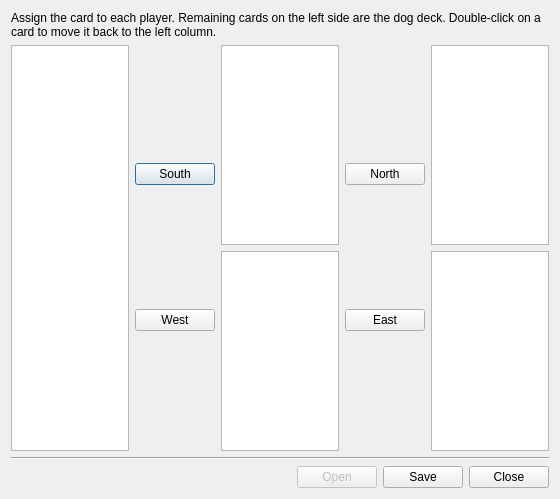
<?xml version="1.0" encoding="UTF-8"?>
<ui version="4.0">
 <class>DealEditorUI</class>
 <widget class="QDialog" name="DealEditorUI">
  <property name="geometry">
   <rect>
    <x>0</x>
    <y>0</y>
    <width>560</width>
    <height>499</height>
   </rect>
  </property>
  <property name="windowTitle">
   <string>Deal editor</string>
  </property>
  <layout class="QGridLayout" name="gridLayout">
   <item row="0" column="0">
    <widget class="QLabel" name="label">
     <property name="text">
      <string>Assign the card to each player. Remaining cards on the left side are the dog deck. Double-click on a card to move it back to the left column.</string>
     </property>
     <property name="wordWrap">
      <bool>true</bool>
     </property>
    </widget>
   </item>
   <item row="1" column="0">
    <layout class="QHBoxLayout" name="horizontalLayout">
     <item>
      <widget class="QListWidget" name="mainCardList"/>
     </item>
     <item>
      <layout class="QVBoxLayout" name="verticalLayout_4">
       <item>
        <widget class="QPushButton" name="toSouth">
         <property name="text">
          <string>South</string>
         </property>
         <property name="icon">
          <iconset resource="../../../assets/desktop.qrc">
           <normaloff>:/images/next.png</normaloff>:/images/next.png</iconset>
         </property>
        </widget>
       </item>
       <item>
        <widget class="QPushButton" name="toWest">
         <property name="text">
          <string>West</string>
         </property>
         <property name="icon">
          <iconset resource="../../../assets/desktop.qrc">
           <normaloff>:/images/next.png</normaloff>:/images/next.png</iconset>
         </property>
        </widget>
       </item>
      </layout>
     </item>
     <item>
      <layout class="QVBoxLayout" name="verticalLayout_2">
       <item>
        <widget class="QListWidget" name="southList"/>
       </item>
       <item>
        <widget class="QListWidget" name="westList"/>
       </item>
      </layout>
     </item>
     <item>
      <layout class="QVBoxLayout" name="verticalLayout_5">
       <item>
        <widget class="QPushButton" name="toNorth">
         <property name="text">
          <string>North</string>
         </property>
         <property name="icon">
          <iconset resource="../../../assets/desktop.qrc">
           <normaloff>:/images/next.png</normaloff>:/images/next.png</iconset>
         </property>
        </widget>
       </item>
       <item>
        <widget class="QPushButton" name="toEast">
         <property name="text">
          <string>East</string>
         </property>
         <property name="icon">
          <iconset resource="../../../assets/desktop.qrc">
           <normaloff>:/images/next.png</normaloff>:/images/next.png</iconset>
         </property>
        </widget>
       </item>
      </layout>
     </item>
     <item>
      <layout class="QVBoxLayout" name="verticalLayout_3">
       <item>
        <widget class="QListWidget" name="northList"/>
       </item>
       <item>
        <widget class="QListWidget" name="eastList"/>
       </item>
      </layout>
     </item>
    </layout>
   </item>
   <item row="2" column="0">
    <layout class="QVBoxLayout" name="verticalLayout">
     <item>
      <widget class="Line" name="line">
       <property name="orientation">
        <enum>Qt::Horizontal</enum>
       </property>
      </widget>
     </item>
     <item>
      <layout class="QHBoxLayout" name="horizontalLayout_2">
       <item>
        <spacer name="horizontalSpacer">
         <property name="orientation">
          <enum>Qt::Horizontal</enum>
         </property>
         <property name="sizeHint" stdset="0">
          <size>
           <width>40</width>
           <height>20</height>
          </size>
         </property>
        </spacer>
       </item>
       <item>
        <widget class="QPushButton" name="openButton">
         <property name="enabled">
          <bool>false</bool>
         </property>
         <property name="text">
          <string>Open</string>
         </property>
        </widget>
       </item>
       <item>
        <widget class="QPushButton" name="saveButton">
         <property name="text">
          <string>Save</string>
         </property>
        </widget>
       </item>
       <item>
        <widget class="QPushButton" name="pushButton_5">
         <property name="text">
          <string>Close</string>
         </property>
        </widget>
       </item>
      </layout>
     </item>
    </layout>
   </item>
  </layout>
 </widget>
 <resources>
  <include location="../../../assets/desktop.qrc"/>
 </resources>
 <connections>
  <connection>
   <sender>pushButton_5</sender>
   <signal>clicked()</signal>
   <receiver>DealEditorUI</receiver>
   <slot>accept()</slot>
   <hints>
    <hint type="sourcelabel">
     <x>498</x>
     <y>472</y>
    </hint>
    <hint type="destinationlabel">
     <x>556</x>
     <y>458</y>
    </hint>
   </hints>
  </connection>
 </connections>
</ui>
